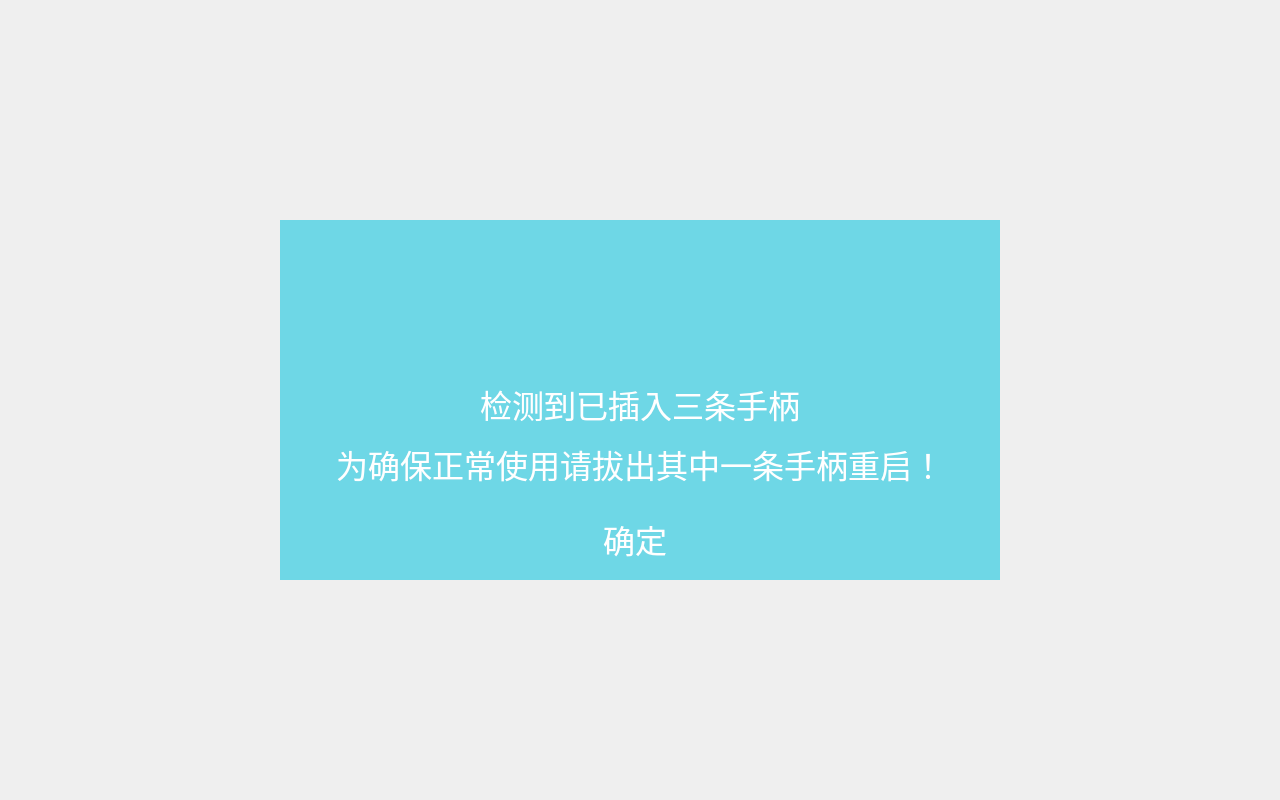
<?xml version="1.0" encoding="UTF-8"?>
<ui version="4.0">
 <class>sensor_restart</class>
 <widget class="QWidget" name="sensor_restart">
  <property name="geometry">
   <rect>
    <x>0</x>
    <y>0</y>
    <width>1280</width>
    <height>800</height>
   </rect>
  </property>
  <property name="windowTitle">
   <string>Form</string>
  </property>
  <widget class="QLabel" name="label_b">
   <property name="geometry">
    <rect>
     <x>280</x>
     <y>220</y>
     <width>720</width>
     <height>360</height>
    </rect>
   </property>
   <property name="styleSheet">
    <string notr="true">background-color: rgb(110, 215, 230);</string>
   </property>
   <property name="text">
    <string/>
   </property>
  </widget>
  <widget class="QLabel" name="label">
   <property name="geometry">
    <rect>
     <x>0</x>
     <y>0</y>
     <width>1280</width>
     <height>800</height>
    </rect>
   </property>
   <property name="text">
    <string/>
   </property>
  </widget>
  <widget class="QLabel" name="label_num1">
   <property name="geometry">
    <rect>
     <x>280</x>
     <y>440</y>
     <width>720</width>
     <height>50</height>
    </rect>
   </property>
   <property name="text">
    <string>&lt;html&gt;&lt;head/&gt;&lt;body&gt;&lt;p&gt;&lt;span style=&quot; font-size:24pt; color:#ffffff;&quot;&gt;为确保正常使用请拔出其中一条手柄重启！&lt;/span&gt;&lt;/p&gt;&lt;/body&gt;&lt;/html&gt;</string>
   </property>
   <property name="alignment">
    <set>Qt::AlignCenter</set>
   </property>
  </widget>
  <widget class="QLabel" name="label_num2">
   <property name="geometry">
    <rect>
     <x>280</x>
     <y>380</y>
     <width>720</width>
     <height>50</height>
    </rect>
   </property>
   <property name="text">
    <string>&lt;html&gt;&lt;head/&gt;&lt;body&gt;&lt;p&gt;&lt;span style=&quot; font-size:24pt; color:#ffffff;&quot;&gt;检测到已插入三条手柄&lt;/span&gt;&lt;/p&gt;&lt;/body&gt;&lt;/html&gt;</string>
   </property>
   <property name="alignment">
    <set>Qt::AlignCenter</set>
   </property>
  </widget>
  <widget class="QLabel" name="label_2">
   <property name="geometry">
    <rect>
     <x>575</x>
     <y>250</y>
     <width>120</width>
     <height>120</height>
    </rect>
   </property>
   <property name="styleSheet">
    <string notr="true">image: url(:/tu/warn.png);</string>
   </property>
   <property name="text">
    <string/>
   </property>
  </widget>
  <widget class="Label_sensor" name="label_ok">
   <property name="geometry">
    <rect>
     <x>585</x>
     <y>510</y>
     <width>100</width>
     <height>60</height>
    </rect>
   </property>
   <property name="text">
    <string>&lt;html&gt;&lt;head/&gt;&lt;body&gt;&lt;p&gt;&lt;span style=&quot; font-size:24pt; color:#ffffff;&quot;&gt;确定&lt;/span&gt;&lt;/p&gt;&lt;/body&gt;&lt;/html&gt;</string>
   </property>
   <property name="alignment">
    <set>Qt::AlignCenter</set>
   </property>
  </widget>
  <zorder>label</zorder>
  <zorder>label_b</zorder>
  <zorder>label_num1</zorder>
  <zorder>label_num2</zorder>
  <zorder>label_2</zorder>
  <zorder>label_ok</zorder>
 </widget>
 <customwidgets>
  <customwidget>
   <class>Label_sensor</class>
   <extends>QLabel</extends>
   <header>sensor_restart.h</header>
  </customwidget>
 </customwidgets>
 <resources/>
 <connections/>
</ui>
